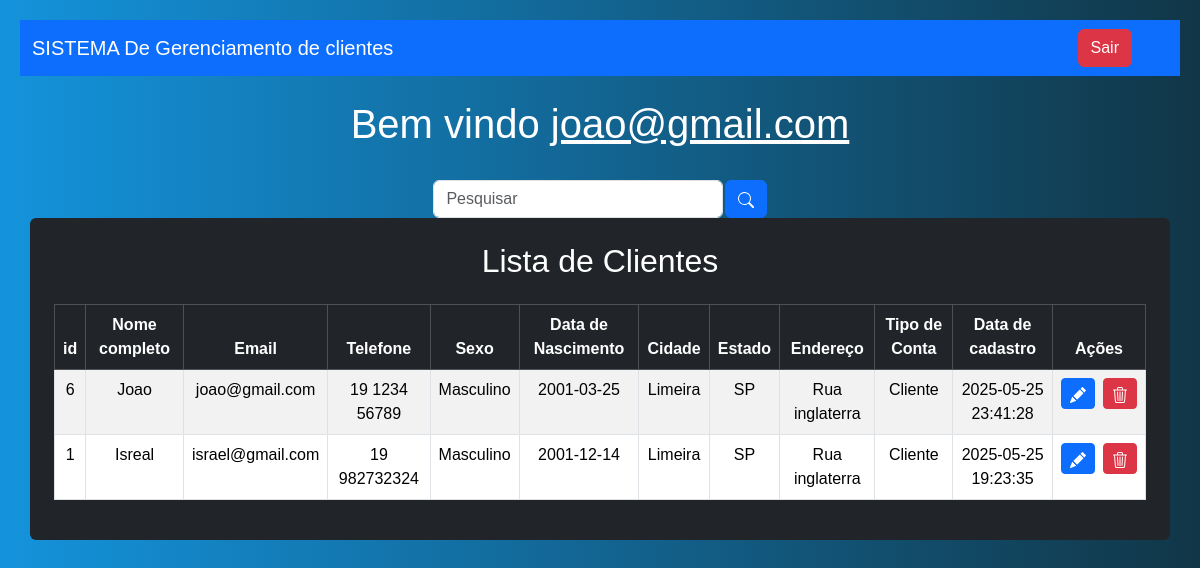
/sistema.php (signed in), run on the app's committed database.
### tables this page shows
CREATE TABLE `clientes` (
  `id` int(11) NOT NULL,
  `nome_completo` varchar(100) NOT NULL,
  `email` varchar(100) NOT NULL,
  `telefone` varchar(20) DEFAULT NULL,
  `sexo` enum('Feminino','Masculino','Outro') DEFAULT NULL,
  `data_nascimento` date DEFAULT NULL,
  `cidade` varchar(50) DEFAULT NULL,
  `estado` varchar(50) DEFAULT NULL,
  `endereco` varchar(150) DEFAULT NULL,
  `tipo_conta` enum('Cliente','Vendedor') DEFAULT NULL,
  `data_cadastro` timestamp NOT NULL DEFAULT current_timestamp(),
  `senha` varchar(255) NOT NULL
);

### sistema.php (the view, shortened to what this page needs)
<?php
include_once('config.php');
$logado = $_SESSION['email'];
    if(!empty($_GET['search']))
    {
        $data = $_GET['search'];
        $sql = "SELECT * FROM clientes WHERE id LIKE '%$data%' or nome_completo LIKE '%$data%' or email LIKE '%$data%' ORDER BY id DESC";
    }
    else
    {
        $sql = "SELECT * FROM clientes ORDER BY id DESC";
    }
    $result = $conexao->query($sql);
?>
<!DOCTYPE html>
<html lang="pt-br">
<head>
    <link href="https://cdn.jsdelivr.net/npm/bootstrap@5.3.3/dist/css/bootstrap.min.css" rel="stylesheet">
</head>
<body style="font-family: Arial, Helvetica, sans-serif; background-image: linear-gradient(to right, rgb(20, 147, 220), rgb(17, 54, 71)); margin: 0; padding: 20px; color: white;">
     <nav class="navbar navbar-expand-lg navbar-dark bg-primary">
        <div class="container-fluid">
            <a class="navbar-brand" href="#">SISTEMA De Gerenciamento de clientes</a>
        </div>
        <div class="d-flex">
            <a href="sair.php" class="btn btn-danger me-5">Sair</a>
        </div>
    </nav>
    <br>
    <?php
        echo "<h1>Bem vindo <u>$logado</u></h1>";
    ?>
    <br>
    <div class="box-search">
        <input type="search" class="form-control w-25" placeholder="Pesquisar" id="pesquisar">
        <button onclick="searchData()" class="btn btn-primary">
        </button>
    </div>
    <div class="container bg-dark p-4 rounded">
        <h2 class="text-center mb-4">Lista de Clientes</h2>
        <table class="table table-striped table-hover table-bordered bg-white text-dark">
            <thead class="table-dark text-center">
                <tr>
                    <th>id</th>
                    <th>Nome completo</th>
                    <th>Email</th>
                    <th>Telefone</th>
                    <th>Sexo</th>
                    <th>Data de Nascimento</th>
                    <th>Cidade</th>
                    <th>Estado</th>
                    <th>Endereço</th>
                    <th>Tipo de Conta</th>
                    <th>Data de cadastro</th>
                    <th>Ações</th>
                </tr>
            </thead>
            <tbody>
                <?php while ($user_data = mysqli_fetch_assoc($result)): ?>
                    <tr>
                        <td><?= $user_data['id'] ?></td>
                        <td><?= $user_data['nome_completo'] ?></td>
                        <td><?= $user_data['email'] ?></td>
                        <td><?= $user_data['telefone'] ?></td>
                        <td><?= $user_data['sexo'] ?></td>
                        <td><?= $user_data['data_nascimento'] ?></td>
                        <td><?= $user_data['cidade'] ?></td>
                        <td><?= $user_data['estado'] ?></td>
                        <td><?= $user_data['endereco'] ?></td>
                        <td><?= $user_data['tipo_conta'] ?></td>
                        <td><?= $user_data['data_cadastro'] ?></td>
                        <td class="text-center">
                            <div class="d-flex justify-content-center gap-2">
                                <a class="btn btn-sm btn-primary" href="edit.php?id=<?= $user_data['id'] ?>">
                                </a>
                                <a class="btn btn-sm btn-danger" href="delete.php?id=<?= $user_data['id'] ?>">
                                </a>
                            </div>
                        </td>
                    </tr>
                <?php endwhile; ?>
            </tbody>
        </table>
    </div>
</body>
</html>

### sistema.php (style rules this page uses)
body { background: linear-gradient(to right, rgb(20, 147, 220), rgb(17, 54, 71)); color: white; text-align: center; }
.box-search { display: flex; justify-content: center; gap: .1%; }

### data on the page
clientes: id "6", nome_completo "Joao", email "joao@gmail.com", telefone "19 1234 56789", sexo "Masculino", data_nascimento "2001-03-25", cidade "Limeira", estado "SP", endereco "Rua inglaterra", tipo_conta "Cliente", data_cadastro "2025-05-25 23:41:28"
clientes: id "1", nome_completo "Isreal", email "israel@gmail.com", telefone "19 982732324", sexo "Masculino", data_nascimento "2001-12-14", cidade "Limeira", estado "SP", endereco "Rua inglaterra", tipo_conta "Cliente", data_cadastro "2025-05-25 19:23:35"

### other printed values
$logado "joao@gmail.com"
